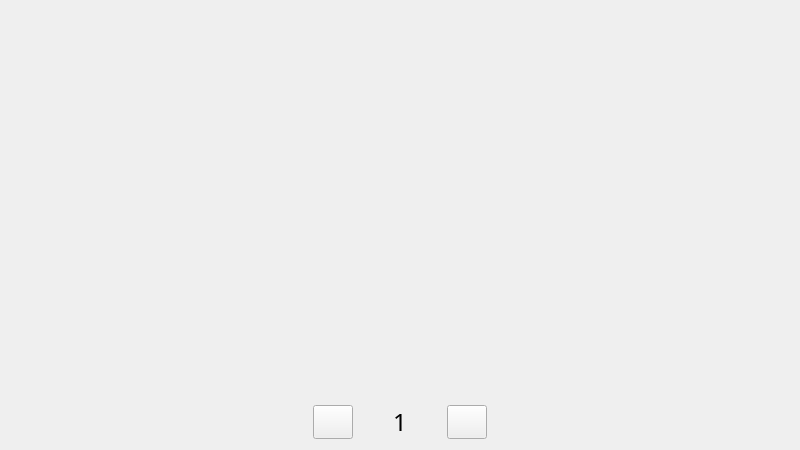
<?xml version="1.0" encoding="UTF-8"?>
<ui version="4.0">
 <class>ChooseFromList</class>
 <widget class="QWidget" name="ChooseFromList">
  <property name="geometry">
   <rect>
    <x>0</x>
    <y>0</y>
    <width>800</width>
    <height>450</height>
   </rect>
  </property>
  <property name="windowTitle">
   <string>Form</string>
  </property>
  <layout class="QGridLayout" name="gridLayout">
   <item row="1" column="0">
    <widget class="QLabel" name="label_2">
     <property name="font">
      <font>
       <family>微软雅黑</family>
       <pointsize>14</pointsize>
      </font>
     </property>
     <property name="text">
      <string/>
     </property>
     <property name="alignment">
      <set>Qt::AlignCenter</set>
     </property>
    </widget>
   </item>
   <item row="1" column="1">
    <widget class="QLabel" name="label_3">
     <property name="font">
      <font>
       <family>微软雅黑</family>
       <pointsize>14</pointsize>
      </font>
     </property>
     <property name="text">
      <string/>
     </property>
     <property name="alignment">
      <set>Qt::AlignCenter</set>
     </property>
    </widget>
   </item>
   <item row="1" column="2">
    <widget class="QLabel" name="label_4">
     <property name="font">
      <font>
       <family>微软雅黑</family>
       <pointsize>14</pointsize>
      </font>
     </property>
     <property name="text">
      <string/>
     </property>
     <property name="alignment">
      <set>Qt::AlignCenter</set>
     </property>
    </widget>
   </item>
   <item row="2" column="0" colspan="3">
    <layout class="QHBoxLayout" name="horizontalLayout_2">
     <property name="spacing">
      <number>0</number>
     </property>
     <property name="sizeConstraint">
      <enum>QLayout::SetFixedSize</enum>
     </property>
     <item>
      <spacer name="horizontalSpacer">
       <property name="orientation">
        <enum>Qt::Horizontal</enum>
       </property>
       <property name="sizeHint" stdset="0">
        <size>
         <width>40</width>
         <height>20</height>
        </size>
       </property>
      </spacer>
     </item>
     <item>
      <widget class="QPushButton" name="pushButton_l">
       <property name="maximumSize">
        <size>
         <width>40</width>
         <height>40</height>
        </size>
       </property>
       <property name="text">
        <string/>
       </property>
      </widget>
     </item>
     <item>
      <spacer name="horizontalSpacer_4">
       <property name="orientation">
        <enum>Qt::Horizontal</enum>
       </property>
       <property name="sizeType">
        <enum>QSizePolicy::Fixed</enum>
       </property>
       <property name="sizeHint" stdset="0">
        <size>
         <width>40</width>
         <height>20</height>
        </size>
       </property>
      </spacer>
     </item>
     <item>
      <widget class="QLabel" name="label">
       <property name="font">
        <font>
         <family>微软雅黑</family>
         <pointsize>18</pointsize>
         <weight>50</weight>
         <bold>false</bold>
        </font>
       </property>
       <property name="text">
        <string>1</string>
       </property>
      </widget>
     </item>
     <item>
      <spacer name="horizontalSpacer_2">
       <property name="orientation">
        <enum>Qt::Horizontal</enum>
       </property>
       <property name="sizeType">
        <enum>QSizePolicy::Fixed</enum>
       </property>
       <property name="sizeHint" stdset="0">
        <size>
         <width>40</width>
         <height>20</height>
        </size>
       </property>
      </spacer>
     </item>
     <item>
      <widget class="QPushButton" name="pushButton_r">
       <property name="sizePolicy">
        <sizepolicy hsizetype="Fixed" vsizetype="Fixed">
         <horstretch>0</horstretch>
         <verstretch>0</verstretch>
        </sizepolicy>
       </property>
       <property name="maximumSize">
        <size>
         <width>40</width>
         <height>40</height>
        </size>
       </property>
       <property name="text">
        <string/>
       </property>
      </widget>
     </item>
     <item>
      <spacer name="horizontalSpacer_3">
       <property name="orientation">
        <enum>Qt::Horizontal</enum>
       </property>
       <property name="sizeHint" stdset="0">
        <size>
         <width>40</width>
         <height>20</height>
        </size>
       </property>
      </spacer>
     </item>
    </layout>
   </item>
   <item row="0" column="0">
    <widget class="QWidget" name="widget" native="true">
     <property name="sizePolicy">
      <sizepolicy hsizetype="Expanding" vsizetype="Expanding">
       <horstretch>0</horstretch>
       <verstretch>0</verstretch>
      </sizepolicy>
     </property>
    </widget>
   </item>
   <item row="0" column="1">
    <widget class="QWidget" name="widget_2" native="true">
     <property name="sizePolicy">
      <sizepolicy hsizetype="Expanding" vsizetype="Expanding">
       <horstretch>0</horstretch>
       <verstretch>0</verstretch>
      </sizepolicy>
     </property>
    </widget>
   </item>
   <item row="0" column="2">
    <widget class="QWidget" name="widget_3" native="true">
     <property name="sizePolicy">
      <sizepolicy hsizetype="Expanding" vsizetype="Expanding">
       <horstretch>0</horstretch>
       <verstretch>0</verstretch>
      </sizepolicy>
     </property>
    </widget>
   </item>
  </layout>
 </widget>
 <resources/>
 <connections/>
</ui>
